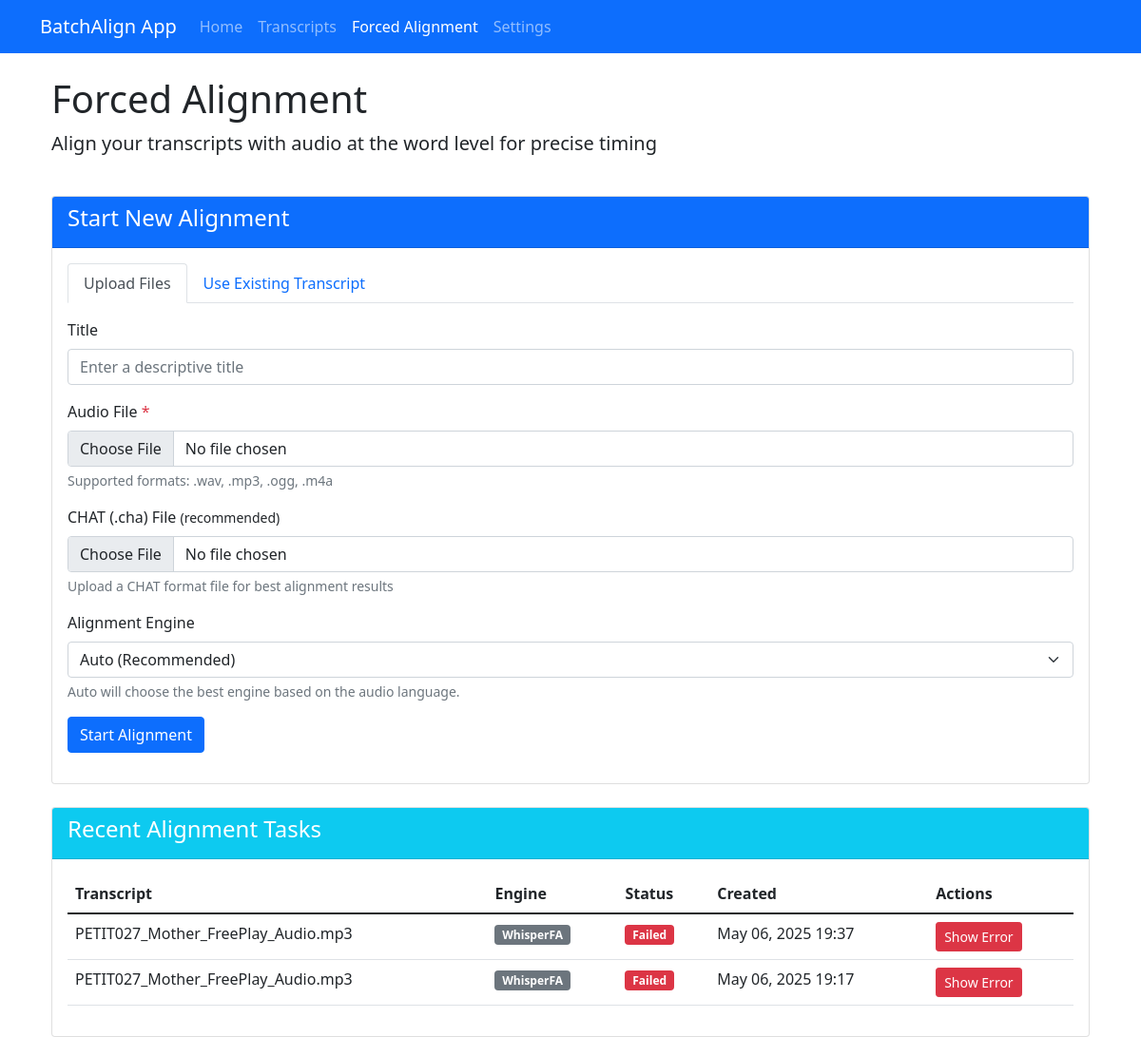
The page /forced-alignment/ on the database as committed earlier.
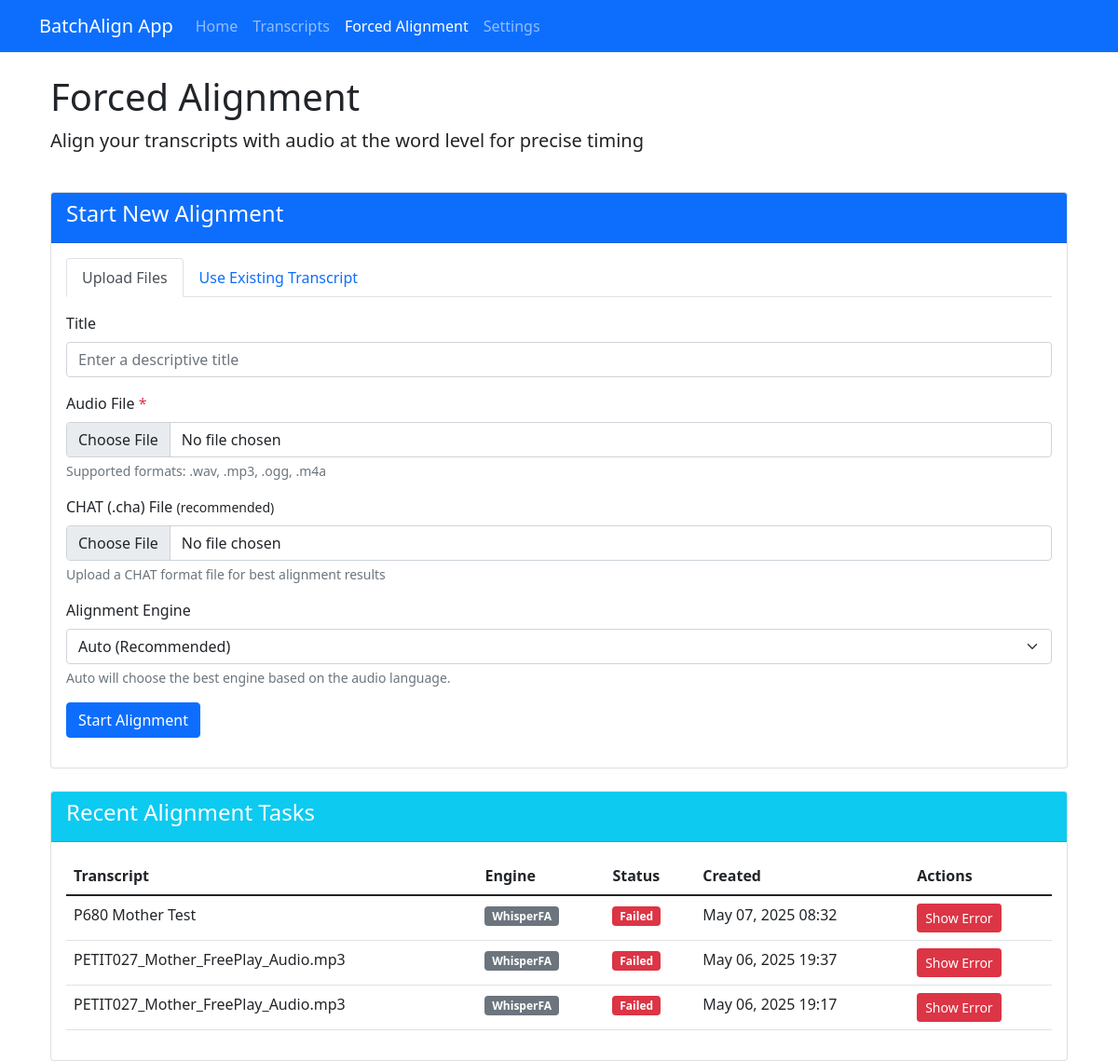
The same page on the database as committed later.
### forced_alignment/models.py (models this page shows, shortened)
class ForcedAlignmentTask(models.Model):
    STATUS_CHOICES = [
        ('PENDING', 'Pending'),
        ('PROCESSING', 'Processing'),
        ('COMPLETED', 'Completed'),
        ('FAILED', 'Failed'),
    ]
    ENGINE_CHOICES = [
        ('WHISPER', 'WhisperFA'),
        ('WAV2VEC', 'Wave2VecFA'),
        ('AUTO', 'Auto'),
    ]
    audio_file = models.FileField(upload_to='forced_alignment/audio/', blank=True, null=True)
    cha_file = models.FileField(upload_to='forced_alignment/cha/', blank=True, null=True)
    original_transcript = models.ForeignKey(Transcript, on_delete=models.SET_NULL,
                                          related_name="alignment_tasks",
                                          blank=True, null=True)
    title = models.CharField(max_length=255, default="Untitled Alignment")
    word_timestamps = models.JSONField(null=True, blank=True)
    status = models.CharField(max_length=20, choices=STATUS_CHOICES, default='PENDING')
    engine_used = models.CharField(max_length=20, choices=ENGINE_CHOICES, default='AUTO')
    error_message = models.TextField(null=True, blank=True)
    created_at = models.DateTimeField(auto_now_add=True)
    updated_at = models.DateTimeField(auto_now=True)
    class Meta:
        ordering = ['-created_at']

### batch_processor/models.py (models this page shows, shortened)
class Transcript(models.Model):
    audio = models.OneToOneField(AudioFile, on_delete=models.CASCADE, related_name='transcript')
    raw_content = models.TextField(blank=True, null=True)  # Original Rev.ai output
    chat_content = models.TextField(blank=True, default='')  # CHAT format with default empty string
    diarization_data = models.JSONField(blank=True, null=True)  # Pyannote diarization output
    missing_segments = models.JSONField(blank=True, null=True)  # Segments with no ASR text
    speaker_mapping = models.ManyToManyField(SpeakerMap, blank=True)  # Link to speaker mappings
    created_at = models.DateTimeField(auto_now_add=True)
    pyannote_processed = models.BooleanField(default=False)  # Track if Pyannote has processed this file
    format = models.CharField(max_length=20, default='CHAT')  # Format of the transcript (CHAT, JSON, etc.)

class AudioFile(models.Model):
    title = models.CharField(max_length=200)
    audio_file = models.FileField(upload_to='uploads/', blank=True, null=True)
    input_folder = models.CharField(max_length=500, blank=True, null=True)  # Renamed for clarity
    uploaded_at = models.DateTimeField(auto_now_add=True)

### forced_alignment/views.py (the view)
# urls.py: path('', views.index, name='index'),
def index(request):
    alignment_tasks = ForcedAlignmentTask.objects.all()
    transcripts = Transcript.objects.all()
    context = {
        'transcripts': transcripts,
        'alignment_tasks': alignment_tasks
    }
    return render(request, 'forced_alignment/index.html', context)

### forced_alignment/templates/forced_alignment/index.html (shortened to what the changed rows need)
{% extends "batch_processor/base.html" %}
{% load static %}
{% block content %}
<div class="container mt-4">
    <div class="row mb-4">
        <div class="col">
            <h1>Forced Alignment</h1>
        </div>
    </div>
    <div class="card">
        <div class="card-body">
            <div class="table-responsive">
                <table class="table table-hover">
                    <thead>
                        <tr>
                            <th>Transcript</th>
                            <th>Engine</th>
                            <th>Status</th>
                            <th>Created</th>
                            <th>Actions</th>
                        </tr>
                    </thead>
                    <tbody>
                        {% for task in alignment_tasks %}
                        <tr>
                            <td>
                                {% if task.original_transcript %}
                                {{ task.original_transcript.audio.title }}
                                {% else %}
                                {{ task.title }}
                                {% endif %}
                            </td>
                            <td><span class="badge bg-secondary">{{ task.get_engine_used_display }}</span></td>
                            <td>
                                {% if task.status == 'COMPLETED' %}
                                <span class="badge bg-success">Completed</span>
                                {% elif task.status == 'PROCESSING' %}
                                <span class="badge bg-warning">Processing</span>
                                {% elif task.status == 'PENDING' %}
                                <span class="badge bg-info">Pending</span>
                                {% elif task.status == 'FAILED' %}
                                <span class="badge bg-danger">Failed</span>
                                {% endif %}
                            </td>
                            <td>{{ task.created_at|date:"M d, Y H:i" }}</td>
                            <td>
                                {% if task.status == 'COMPLETED' %}
                                <a href="{% url 'forced_alignment:detail' task.id %}" class="btn btn-sm btn-primary">View Results</a>
                                {% elif task.status == 'FAILED' %}
                                <button class="btn btn-sm btn-danger" onclick="showError('{{ task.id }}')">Show Error</button>
                                {% else %}
                                <button class="btn btn-sm btn-info" onclick="checkStatus('{{ task.id }}')">Check Status</button>
                                {% endif %}
                            </td>
                        </tr>
                        {% empty %}
                        <tr>
                            <td colspan="5" class="text-center">No alignment tasks yet. Start one above!</td>
                        </tr>
                        {% endfor %}
                    </tbody>
                </table>
            </div>
        </div>
    </div>
</div>
{% endblock %}

Rows that differ between the two databases and show on the page:
added ForcedAlignmentTask: title "P680 Mother Test", engine_used "WhisperFA", status "Failed", created_at "May 07, 2025 08:32"
